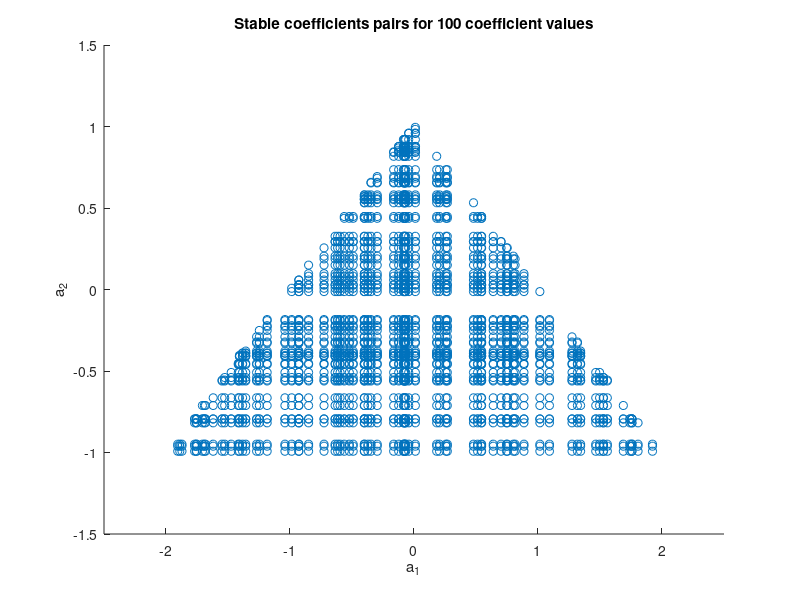

The MATLAB source for this figure: (Note: this script raises an error after producing the figure.)
%% set up
clear all;
a1 = rand(100, 1).*5 - 2.5;
a2 = rand(100, 1).*3 - 1.5;
w = randn(1000, 1);

%% Part 1
clear pairs
tol = 10000;
pair_idx = 1;

for i = 1:length(a1)
    for j = 1:length(a2) 
        a = [1 -a1(i) -a2(j)];
        x = filter(1, a, w);
        
        if (x(end) < tol) && (x(end) > -tol)
            pairs(pair_idx,:) = [a1(i), a2(j)];
            pair_idx = pair_idx+1;
        end
    end 
end

scatter(pairs(:,1), pairs(:,2), 'r*')
title("Stable coefficients pairs for 100 coefficient values")
xlabel("a_{1}")
ylabel("a_{2}")
xlim([-2.5 2.5])
ylim([-1.5 1.5])

%% Part 2
close all
load sunspot.dat

lengths = [5 20 250];
index = 1;

for i = lengths
   sunspot_zero = sunspot(:,2) - mean(sunspot(1:i,2));
   acf = xcorr(sunspot(1:i, 2), 'unbiased');
   acf_zero = xcorr(sunspot_zero(1:i), 'coeff');
   figure()
   stem (-(i-1):(i-1), acf)
   title(sprintf("ACF of sunspot data for %.0f samples", i))
   ylabel("ACF")
   xlabel("Lag")
   figure()
   stem (-(i-1):(i-1), acf_zero)
   title(sprintf("ACF of zero-centered sunspot data for %.0f samples", i))
   ylabel("ACF")
   xlabel("Lag")
   series_means(index) = mean(sunspot(1:i, 2));
   index = index + 1;
end

%% DC offset
sunspot_zero = sunspot(1:20,2) - mean(sunspot(1:20,2));
const = ones(20, 1)*mean(sunspot(1:20,2));
const_acf = xcorr(const, 'unbiased');
acf_zero = xcorr(sunspot_zero, 'unbiased');
acf_complete = xcorr(sunspot_zero+const, 'unbiased');
figure()
stem(-19:19, const_acf)
figure()
stem(-19:19, const_acf+acf_zero)
figure()
stem(-19:19, acf_complete)

%% Part 3
close all;
clear all;

load sunspot.dat
sunspot_zero = sunspot(:,2) - mean(sunspot(:,2));

boundary = 1.96/sqrt(length(sunspot(:, 2)));

p = 10;
[a, ~, k] = aryule(sunspot(:,2), p);
[a_zero, ~, k_zero] = aryule(sunspot_zero, p);
pac = -k;
pac_zero = -k_zero;
figure(), hold on;
stem(1:p, pac)
stem(1:p, pac_zero)
plot([1 p], [1 1]' * [boundary -boundary], 'k--');
legend('With DC offset', 'Without DC offset')








